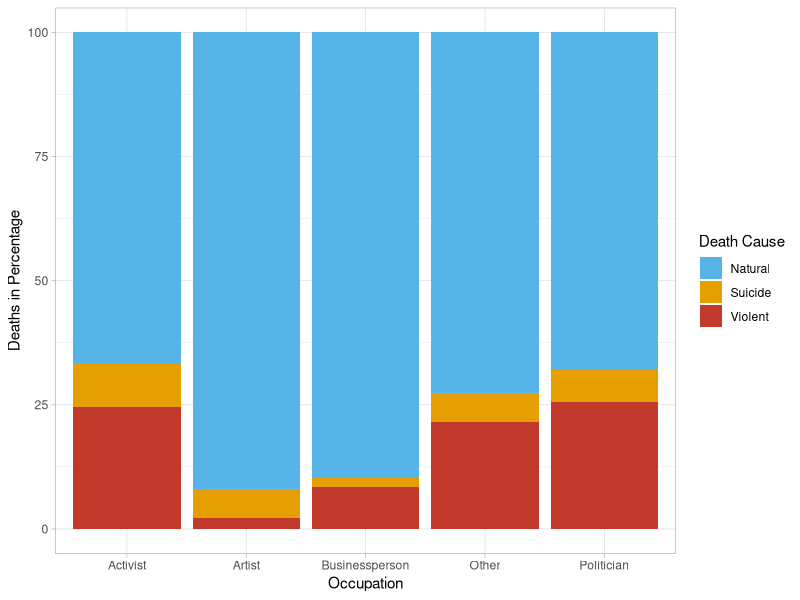
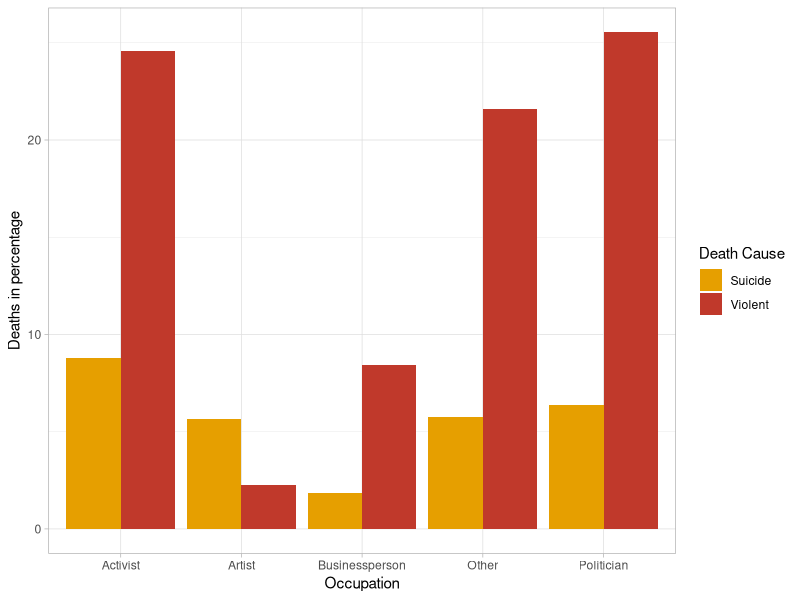

Here is the R script that generated these plots, in order: (Note: this script raises an error after producing the figures.)
library(tidyverse)
library('dplyr')

people_data <- read_csv('people_data.csv')

people_data_selected_columns <- people_data |>
  select('Name' = 'title',
         'Type' = 'type',
         'Birth_date' = 'ontology/birthDate',
         'Death_date' = 'ontology/deathDate',
         'Death_cause' = 'ontology/deathCause_label'
         )

death_cause_mapping <- read_csv('mapping_deaths.csv')

people_categorized <- left_join(people_data_selected_columns, 
                                death_cause_mapping, by="Death_cause")


#death count per occupation and death cause
type_category_count <- people_categorized |>
  group_by(Type, category) |>
  summarize(Count=n()) |>
  pivot_wider(names_from = category,
              values_from = Count) |>
  mutate(total=sum(natural + suicide + violent))

#converting to percentages from counts (per occupation and death cause)
pct <- type_category_count |>
  summarise(Natural=(natural/total)*100, 
            Violent=(violent/total)*100, 
            Suicide=(suicide/total)*100) |> 
  pivot_longer(cols= !Type, 
               names_to = 'category', 
               values_to = 'percentage')

#barplot with stacked bars per occupation
barplot_occupation <- ggplot(data = pct) +
  aes(fill=category, y=percentage, x=Type) +
  xlab('Occupation') +
  ylab('Deaths in Percentage') +
  labs(fill='Death Cause') +
  theme_light() +
  geom_bar(position="stack", stat="identity") +
  scale_fill_manual(values=c("#56B4E9", "#E69F00", "#C0392B"))
ggsave('Barplot_occupation.pdf', width= 10, height=5)
#print(barplot_occupation)


#barplot with grouped bars per occupation without natural death
pct_without_natural <- pct[!(pct$category=='Natural'),]
barplot_without_natural <- ggplot(data = pct_without_natural) +
  aes(fill=category, y=percentage, x=Type) +
  xlab('Occupation') +
  ylab('Deaths in percentage') +
  labs(fill='Death Cause') +
  theme_light() +
  geom_bar(position="dodge", stat="identity") +
  scale_fill_manual(values=c("#E69F00", "#C0392B"))
ggsave('Barplot_without_natural.pdf', width= 10, height=5)
#print(barplot_without_natural)

#make year integer
people_categorized$year <-as.integer(format(people_categorized$Death_date, "%Y"))
data_with_year <- people_categorized |>
  select(year, Type, category) |>
#make 2 categories for occupation: activists, politicians and other
  mutate("occupation"=
           ifelse((Type=='Activist'| Type=='Politician'),
         "civic",
         "other"))|>
  group_by(year, occupation, category) |>
#get total numbers of death by year and occupation
  summarize(Count=n()) |>
  filter(!is.na(year)) |>
  subset(year> 1600) |>
  pivot_wider(names_from = category,
              values_from = Count) 

data_with_year[is.na(data_with_year)] <- 0
#get percentages for different types of death
data_with_year <- data_with_year |>
  mutate(total=sum(natural + suicide + violent)) |>
  summarise(Natural=(natural/total)*100, 
            Violent=(violent/total)*100, 
            Suicide=(suicide/total)*100) |>
  subset(year> 1850)

#make decades from years
data_decade <- data_with_year |>
  mutate(
    decade = floor(year / 10) * 10
  ) |>
  group_by(decade, occupation) |>
  pivot_longer(cols=c(Natural, Violent, Suicide), 
               names_to = 'category', 
               values_to = 'percentage') |>
  group_by(decade, occupation,category) |>
  summarise(percentage = mean(percentage))

data_decade_civic <- data_decade |>
  subset(occupation == 'civic') |>
  subset (category != 'Natural')

data_decade_other<- data_decade |>
  subset(occupation=='other') |>
  subset (category != 'Natural')

#plotting line graph for civic group
lineplot_civic <- ggplot(data = data_decade_civic) +
  aes(x=decade, y=percentage, color=category) +
  labs(title='Activists and Politicians')+
  xlab("Decade") +
  ylab("Death percentage") +
  ylim(-25,75)+
  theme_light() +
  geom_smooth(aes(fill = category)) +
  scale_fill_manual(values=c("#E69F00", "#C0392B")) +
  scale_color_manual(values=c("#E69F00", "#C0392B"))
ggsave('Lineplot_civic.pdf', width= 7, height=4)
print(lineplot_civic)

#plotting line graph for other group
lineplot_other <- ggplot(data = data_decade_other) +
  aes(x=decade, y=percentage, color=category) +
  labs(title='Other')+
  xlab("Decade") +
  ylab("Death percentage") +
  ylim(-25,75)+
  theme_light() +
  geom_smooth(aes(fill = category)) +
  scale_fill_manual(values=c("#E69F00", "#C0392B")) +
  scale_color_manual(values=c("#E69F00", "#C0392B"))
ggsave('Lineplot_other.pdf', width= 7, height=4)
print(lineplot_other)

#lineplot_pct <- ggplot(data = data_decade_civic) +
#  aes(x=decade, y=percentage, fill=occupation) +
#  xlab("Year of violent death") +
#  ylab("Percentage of violent death within year") +
#  theme_light() +
#  geom_bar(position='stack', stat='identity')
